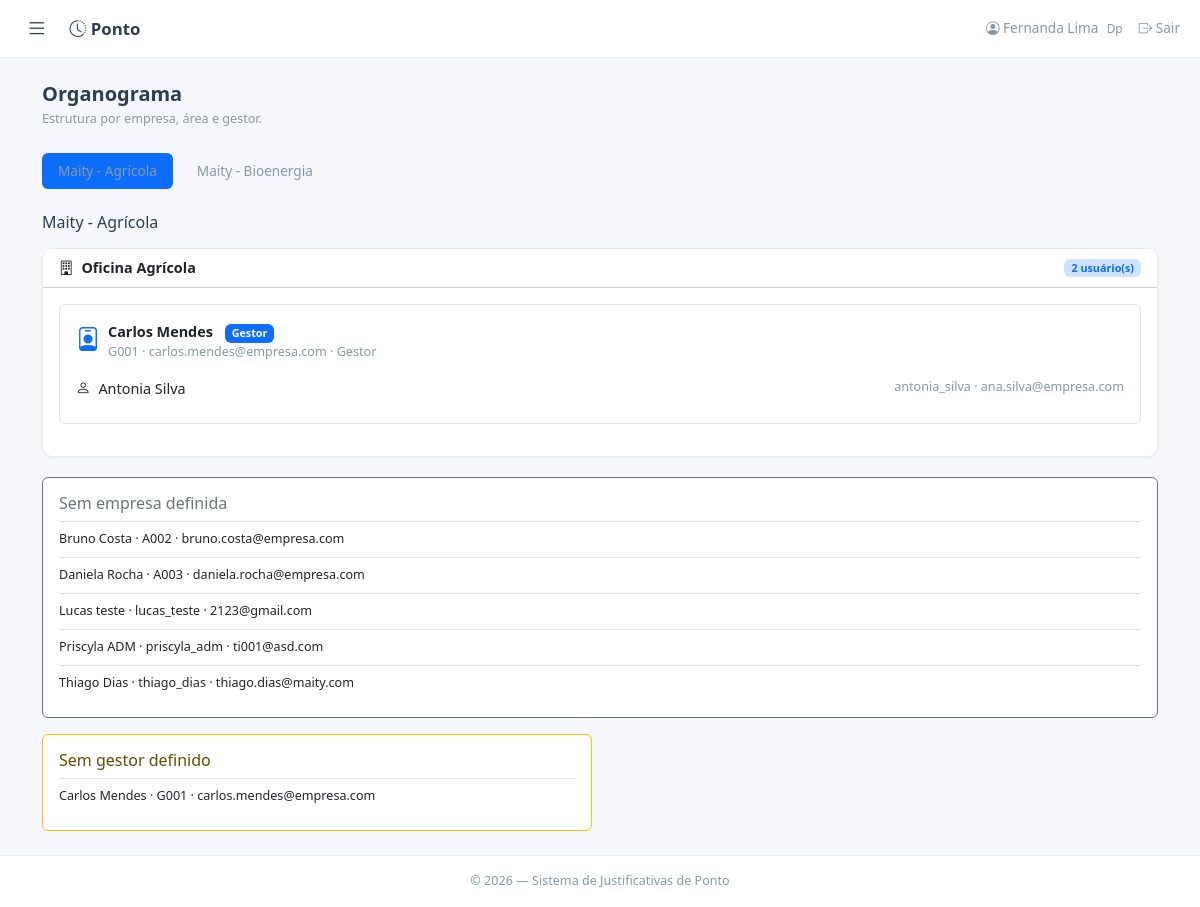
Before: /organograma (signed in) with the older database file.
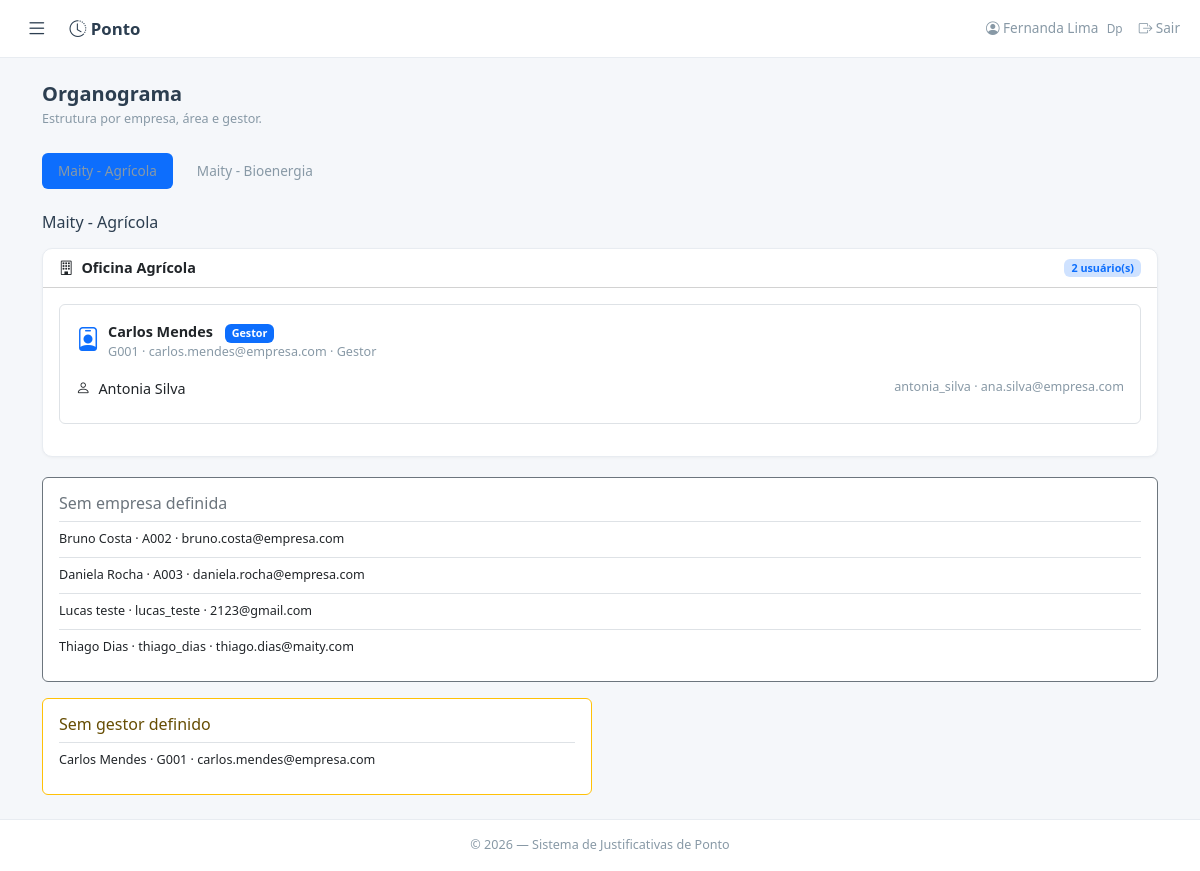
After: the same page with the newer database file.
### models.py (models this page shows)
class Usuario(UserMixin, db.Model):
    __tablename__ = 'usuarios'
    id = db.Column(db.Integer, primary_key=True)
    matricula = db.Column(db.String(20), unique=True, nullable=False)
    nome = db.Column(db.String(100), nullable=False)
    email = db.Column(db.String(120), unique=True, nullable=False)
    senha_hash = db.Column(db.String(256), nullable=False)
    perfil = db.Column(db.String(40), nullable=False)
    gestor_id = db.Column(db.Integer, db.ForeignKey('usuarios.id'), nullable=True)
    area_id = db.Column(db.Integer, db.ForeignKey('areas.id'), nullable=True)
    empresa_id = db.Column(db.Integer, db.ForeignKey('empresas.id'), nullable=True)
    ativo = db.Column(db.Boolean, default=True)
    criado_em = db.Column(db.DateTime, default=lambda: datetime.now(timezone.utc))
    gestor = db.relationship('Usuario', remote_side=[id], backref='subordinados')
    area = db.relationship('Area', backref='usuarios')
    empresa = db.relationship('Empresa', backref='usuarios')
    solicitacoes = db.relationship('Solicitacao', backref='colaborador',
                                   foreign_keys='Solicitacao.colaborador_id', lazy='dynamic')
    def tem_permissao(self, chave):
        if self.perfil == 'ti':
            return True
        return UsuarioPermissao.query.filter_by(usuario_id=self.id, permissao=chave).first() is not None

class Empresa(db.Model):
    __tablename__ = 'empresas'
    id = db.Column(db.Integer, primary_key=True)
    nome = db.Column(db.String(120), unique=True, nullable=False)
    ativo = db.Column(db.Boolean, default=True, nullable=False)
    areas = db.relationship('Area', secondary='area_empresas', back_populates='empresas')

class Area(db.Model):
    __tablename__ = 'areas'
    id = db.Column(db.Integer, primary_key=True)
    nome = db.Column(db.String(100), unique=True, nullable=False)
    ativo = db.Column(db.Boolean, default=True, nullable=False)
    empresas = db.relationship('Empresa', secondary='area_empresas', back_populates='areas')

### app.py (the view)
@app.route('/organograma')
@login_required
@perfil_requerido('dp', 'ti')
def organograma():
    empresas = Empresa.query.filter_by(ativo=True).order_by(Empresa.nome).all()
    empresa_id = request.args.get('empresa_id', type=int)
    empresa = next((item for item in empresas if item.id == empresa_id), None) if empresa_id else None
    empresa = empresa or (empresas[0] if empresas else None)
    usuarios = (Usuario.query.filter_by(ativo=True)
                .options(joinedload(Usuario.empresa), joinedload(Usuario.area), joinedload(Usuario.gestor))
                .order_by(Usuario.nome).all())
    usuarios_empresa = [u for u in usuarios if empresa and u.empresa_id == empresa.id]
    areas = {}
    sem_area = []
    sem_gestor = []
    sem_empresa = [u for u in usuarios if u.empresa_id is None]
    for usuario in usuarios_empresa:
        if usuario.area is None:
            sem_area.append(usuario)
            continue
        area = areas.setdefault(usuario.area.nome, {'gestores': {}, 'usuarios': []})
        area['usuarios'].append(usuario)
        if usuario.gestor_id is None:
            sem_gestor.append(usuario)
        elif usuario.gestor is not None:
            area['gestores'].setdefault(usuario.gestor.id, usuario.gestor)
    estrutura = []
    for nome, dados in sorted(areas.items()):
        gestores = []
        for gestor in sorted(dados['gestores'].values(), key=lambda item: item.nome):
            subordinados = [u for u in dados['usuarios'] if u.gestor_id == gestor.id and u.id != gestor.id]
            gestores.append({'usuario': gestor, 'subordinados': subordinados})
        estrutura.append({'nome': nome, 'gestores': gestores, 'usuarios': dados['usuarios']})
    return render_template('organograma.html', empresas=empresas, empresa=empresa,
                           estrutura=estrutura, sem_area=sem_area,
                           sem_gestor=sem_gestor, sem_empresa=sem_empresa)

### app.py (called while the page is built)
@login_manager.user_loader
def load_user(user_id):
    return db.session.get(Usuario, int(user_id))

@app.context_processor
def inject_now():
    return {'now': datetime.now}

def perfil_requerido(*perfis):
    def decorator(f):
        @wraps(f)
        def wrapper(*args, **kwargs):
            if current_user.perfil not in perfis:
                flash('Acesso não autorizado.', 'danger')
                return redirect(request.referrer or url_for('dashboard'))
            return f(*args, **kwargs)
        return wrapper
    return decorator

### templates/organograma.html (shortened to what this page needs)
{% extends "base.html" %}
{% block content %}
<div class="d-flex justify-content-between align-items-center mb-4">
    <div>
        <h5 class="fw-600 mb-1">Organograma</h5>
        <p class="text-muted small mb-0">Estrutura por empresa, área e gestor.</p>
    </div>
</div>
{% if empresas %}
<ul class="nav nav-pills mb-4 gap-2">
    {% for item in empresas %}
    <li class="nav-item">
        <a class="nav-link {% if empresa and item.id == empresa.id %}active{% endif %}"
           href="{{ url_for('organograma', empresa_id=item.id) }}">{{ item.nome }}</a>
    </li>
    {% endfor %}
</ul>
{% if empresa %}
<h6 class="mb-3">{{ empresa.nome }}</h6>
{% endif %}
{% if estrutura %}
<div class="row g-3">
{% for area in estrutura %}
<div class="col-12">
    <div class="card card-clean">
        <div class="card-header bg-transparent d-flex justify-content-between align-items-center">
            <strong><i class="bi bi-building me-2"></i>{{ area.nome }}</strong>
            <span class="badge bg-primary-subtle text-primary">{{ area.usuarios|length }} usuário(s)</span>
        </div>
        <div class="card-body">
            {% for grupo in area.gestores %}
            <div class="border rounded p-3 mb-3">
                <div class="d-flex align-items-start gap-2 mb-2">
                    <i class="bi bi-person-badge text-primary fs-4"></i>
                    <div>
                        <strong>{{ grupo.usuario.nome }}</strong>
                        <span class="badge bg-primary ms-2">Gestor</span>
                        <div class="small text-muted">{{ grupo.usuario.matricula }} · {{ grupo.usuario.email }} · {{ grupo.usuario.perfil|capitalize }}</div>
                    </div>
                </div>
                {% if grupo.subordinados %}
                <div class="list-group list-group-flush">
                    {% for usuario in grupo.subordinados %}
                    <div class="list-group-item px-0 d-flex justify-content-between">
                        <span><i class="bi bi-person me-2"></i>{{ usuario.nome }}</span>
                        <span class="small text-muted">{{ usuario.matricula }} · {{ usuario.email }}</span>
                    </div>
                    {% endfor %}
                </div>
                {% else %}<div class="small text-muted">Nenhum subordinado vinculado.</div>{% endif %}
            </div>
            {% endfor %}
        </div>
    </div>
</div>
{% endfor %}
</div>
{% else %}<div class="alert alert-info">Nenhum usuário ativo cadastrado nesta empresa.</div>{% endif %}
<div class="row g-3 mt-1">
{% if sem_empresa %}<div class="col-12"><div class="card border-secondary"><div class="card-body"><h6 class="text-secondary">Sem empresa definida</h6>{% for usuario in sem_empresa %}<div class="small border-top py-2">{{ usuario.nome }} · {{ usuario.matricula }} · {{ usuario.email }}</div>{% endfor %}</div></div></div>{% endif %}
{% if sem_gestor %}<div class="col-md-6"><div class="card border-warning"><div class="card-body"><h6 class="text-warning-emphasis">Sem gestor definido</h6>{% for usuario in sem_gestor %}<div class="small border-top py-2">{{ usuario.nome }} · {{ usuario.matricula }} · {{ usuario.email }}</div>{% endfor %}</div></div></div>{% endif %}
</div>
{% else %}<div class="alert alert-info">Nenhuma empresa ativa cadastrada.</div>{% endif %}
{% endblock %}

### templates/base.html (shortened to what this page needs)
<!DOCTYPE html>
<html lang="pt-BR" data-bs-theme="light">
<head>
    <link href="{{ url_for('static', filename='css/bootstrap.min.css') }}" rel="stylesheet">
    <link href="{{ url_for('static', filename='css/bootstrap-icons.min.css') }}" rel="stylesheet">
    <link href="{{ url_for('static', filename='css/style.css') }}" rel="stylesheet">
</head>
<body class="app-layout">
{% if current_user.is_authenticated %}
<header class="topbar"><button class="sidebar-toggle" id="sidebar-toggle" type="button" aria-label="Alternar menu"><i class="bi bi-list"></i></button><a class="navbar-brand" href="{{ url_for('dashboard') }}"><i class="bi bi-clock-history"></i> Ponto</a><span class="topbar-user"><i class="bi bi-person-circle"></i> {{ current_user.nome }} <small>{{ current_user.perfil|capitalize }}</small></span><form method="POST" action="{{ url_for('logout') }}"><input type="hidden" name="csrf_token" value="{{ csrf_token() }}"><button class="nav-link text-danger border-0 bg-transparent" type="submit"><i class="bi bi-box-arrow-right"></i> Sair</button></form></header>
{% endif %}
<div class="toast-container position-fixed top-0 end-0 p-3" style="z-index:9999"></div>
<main class="app-content"><div class="container py-4">{% block content %}{% endblock %}</div></main>
<footer class="app-footer text-center text-muted small py-3">&copy; {{ now().year if now is defined else '2026' }} — Sistema de Justificativas de Ponto</footer>
</body></html>

### static/css/style.css (style rules this page uses)
:root { --color-primary: #3b5998; --color-primary-hover: #2d4373; --color-bg: #f5f7fa; --color-card: #ffffff; --color-border: #e8ecf1; --color-text: #2c3e50; --color-text-muted: #8899a6; --radius: 10px; --shadow-sm: 0 1px 3px rgba(0, 0, 0, 0.04); --shadow-md: 0 4px 16px rgba(0, 0, 0, 0.06); --transition: all 0.2s ease; }
* { box-sizing: border-box; }
body { font-family: 'Segoe UI', -apple-system, BlinkMacSystemFont, Roboto, 'Helvetica Neue', Arial, sans-serif; background-color: var(--color-bg); color: var(--color-text); font-size: 0.9rem; min-height: 100vh; display: flex; flex-direction: column; }
main { flex: 1; }
a { color: var(--color-primary); }
.text-muted { color: var(--color-text-muted) !important; }
.fw-600 { font-weight: 600; }
.app-layout { display:grid; grid-template-columns:240px 1fr; grid-template-rows:58px 1fr auto; min-height:100vh; }
.topbar { grid-column:1/-1; display:flex; align-items:center; gap:1rem; padding:.65rem 1.25rem; background:var(--color-card); border-bottom:1px solid var(--color-border); z-index:10; }
.sidebar-toggle { border:0; background:transparent; font-size:1.35rem; color:var(--color-text); }
.topbar .navbar-brand { color:var(--color-text); text-decoration:none; font-weight:600; }
.topbar-user { margin-left:auto; font-size:.85rem; color:var(--color-text-muted); }
.topbar-user small { margin-left:.3rem; }
.app-content { grid-column:2; min-width:0; }
.app-footer { grid-column:2; }
.app-layout.sidebar-collapsed { grid-template-columns:0 1fr; }
.navbar-brand { font-weight: 600; font-size: 1.05rem; color: var(--color-text) !important; }
.nav-link { font-size: 0.85rem; color: var(--color-text-muted) !important; transition: var(--transition); }
.card-clean { background: var(--color-card); border: 1px solid var(--color-border); border-radius: var(--radius); box-shadow: var(--shadow-sm); transition: var(--transition); }
footer { border-top: 1px solid var(--color-border); background: var(--color-card); }

Changed rows visible on the page:
no longer on this page (row edited): Usuario: nome "Priscyla ADM", matricula "priscyla_adm", email "ti001@asd.com", shown under "Sem empresa definida"
